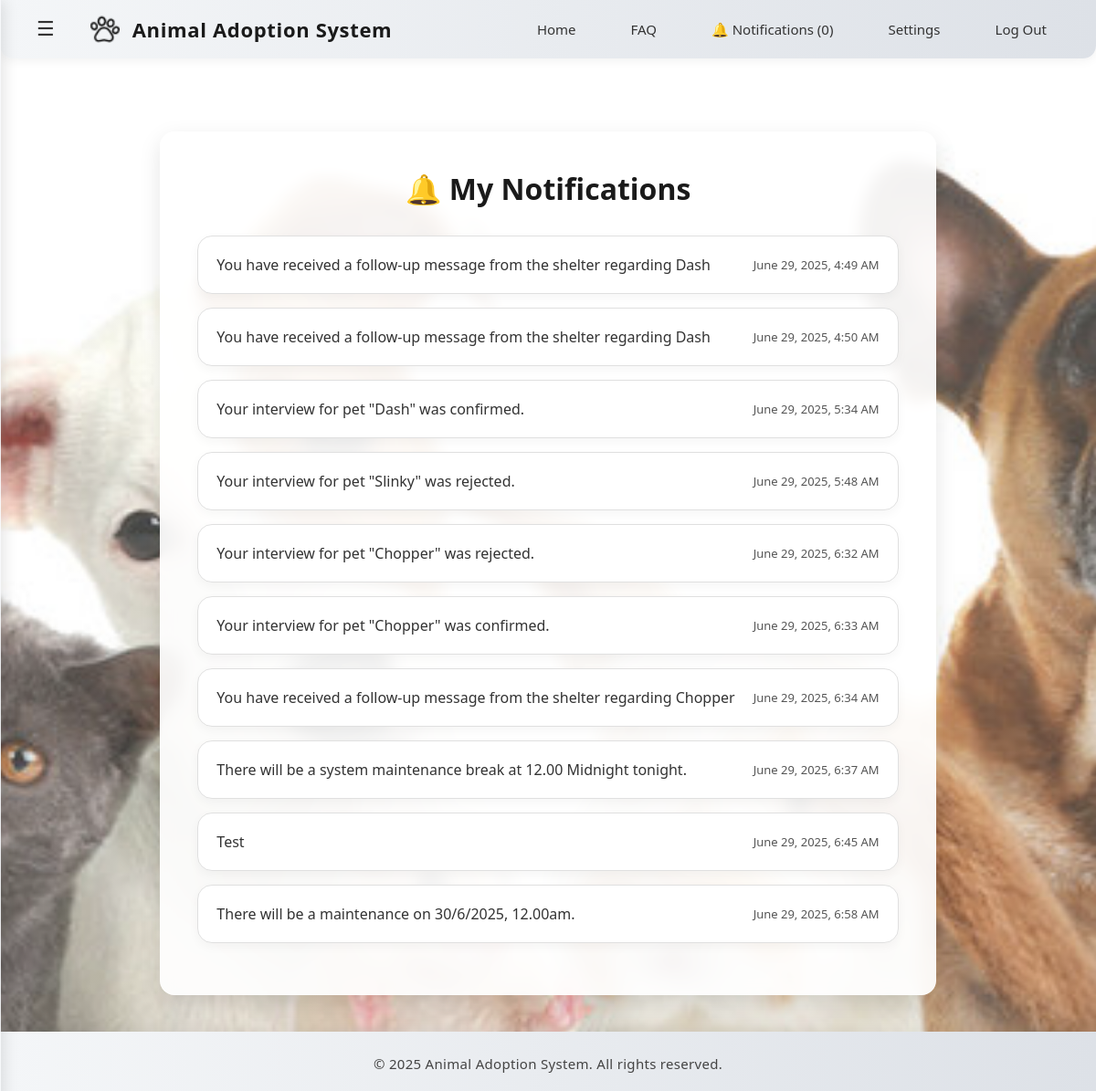
Screenshot of /adopter/notifications.php (signed in) with the database file from the repository.
### tables this page shows
CREATE TABLE `notifications` (
  `id` int(11) NOT NULL,
  `user_id` int(11) NOT NULL,
  `role` enum('adopter','shelter') NOT NULL,
  `message` text NOT NULL,
  `is_read` tinyint(1) DEFAULT 0,
  `created_at` timestamp NOT NULL DEFAULT current_timestamp()
);

### adopter/notifications.php (the view, shortened to what this page needs)
<?php
include('../db_connection.php');
$user_id = $_SESSION['user_id'];
$role = 'adopter';
$sql = $conn->prepare("SELECT * FROM notifications WHERE user_id = ? AND role = ? ORDER BY created_at ASC");
$sql->bind_param("is", $user_id, $role);
$sql->execute();
$result = $sql->get_result();
?>
<!DOCTYPE html>
<html lang="en">
<head>
    <link rel="stylesheet" href="../css/common.css">
    <link rel="stylesheet" href="../css/adopter.css">
    <link rel="stylesheet" href="../css/sidebar.css">
</head>
<body>
<?php include('../includes/navbar_adopter.php'); ?>
<div class="notifications-wrapper">
    <h2>🔔 My Notifications</h2>
    <ul>
        <?php if ($result->num_rows > 0): ?>
            <?php while ($n = $result->fetch_assoc()): ?>
                <li class="notification-item">
                    <span><?= htmlspecialchars($n['message']) ?></span>
                    <em><?= date("F j, Y, g:i A", strtotime($n['created_at'])) ?></em>
                </li>
            <?php endwhile; ?>
        <?php else: ?>
            <li class="empty-msg">No notifications at the moment.</li>
        <?php endif; ?>
    </ul>
</div>
<?php include('../includes/footer.php'); ?>
</body>
</html>

### css/common.css (style rules this page uses)
html, body { height: 100%; margin: 0; display: flex; flex-direction: column; }

### css/adopter.css (style rules this page uses)
body { margin: 0; font-family: 'Segoe UI', sans-serif; background: linear-gradient(rgba(255,255,255,0.2), rgba(255,255,255,0.2)), url('../images/PetsBackground2.jpg') no-repeat center center fixed; background-size: cover; color: #333; }

### adopter/notifications.php (style rules this page uses)
:root { --text-color: #333; --text-color-light: #555; --container-bg: rgba(255, 255, 255, 0.92); --border-color: #e0e0e0; --shadow: 0 8px 25px rgba(0,0,0,0.1); --border-radius: 16px; }
.notifications-wrapper { max-width: 800px; margin: 80px auto 40px; padding: 40px; background: var(--container-bg); border-radius: var(--border-radius); box-shadow: var(--shadow); -webkit-backdrop-filter: blur(8px); backdrop-filter: blur(8px); border: 1px solid rgba(255,255,255,0.4); }
h2 { text-align: center; font-size: 32px; font-weight: 700; color: #1a1a1a; margin-top: 0; margin-bottom: 30px; }
ul { list-style: none; padding: 0; }
li.notification-item { background-color: #fff; border: 1px solid var(--border-color); margin-bottom: 15px; padding: 20px; border-radius: var(--border-radius); font-size: 16px; display: flex; justify-content: space-between; align-items: center; box-shadow: 0 4px 12px rgba(0,0,0,0.04); }
.notification-item span { flex-grow: 1; }
.notification-item em { font-size: 13px; color: var(--text-color-light); font-style: normal; flex-shrink: 0; margin-left: 20px; }

### rows the page displays
notifications: message "You have received a follow-up message from the shelter regarding Dash", created_at "June 29, 2025, 4:49 AM"
notifications: message "You have received a follow-up message from the shelter regarding Dash", created_at "June 29, 2025, 4:50 AM"
notifications: message "Your interview for pet \"Dash\" was confirmed.", created_at "June 29, 2025, 5:34 AM"
notifications: message "Your interview for pet \"Slinky\" was rejected.", created_at "June 29, 2025, 5:48 AM"
notifications: message "Your interview for pet \"Chopper\" was rejected.", created_at "June 29, 2025, 6:32 AM"
notifications: message "Your interview for pet \"Chopper\" was confirmed.", created_at "June 29, 2025, 6:33 AM"
notifications: message "You have received a follow-up message from the shelter regarding Chopper", created_at "June 29, 2025, 6:34 AM"
notifications: message "There will be a system maintenance break at 12.00 Midnight tonight.", created_at "June 29, 2025, 6:37 AM"
notifications: message "Test", created_at "June 29, 2025, 6:45 AM"
notifications: message "There will be a maintenance on 30/6/2025, 12.00am.", created_at "June 29, 2025, 6:58 AM"

### other values shown
$unread_count "0"
